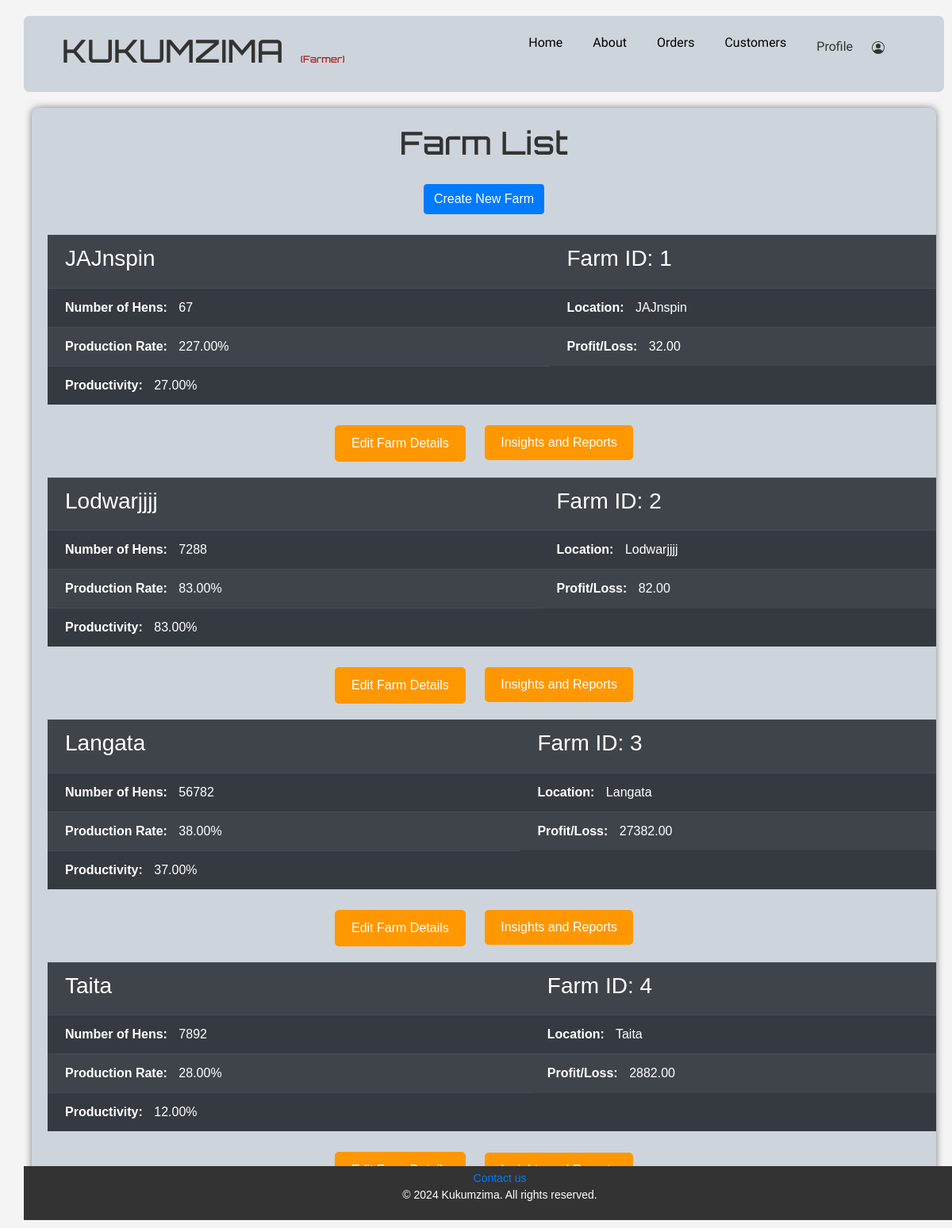
The page /farmers/farms/ on the database as committed earlier.
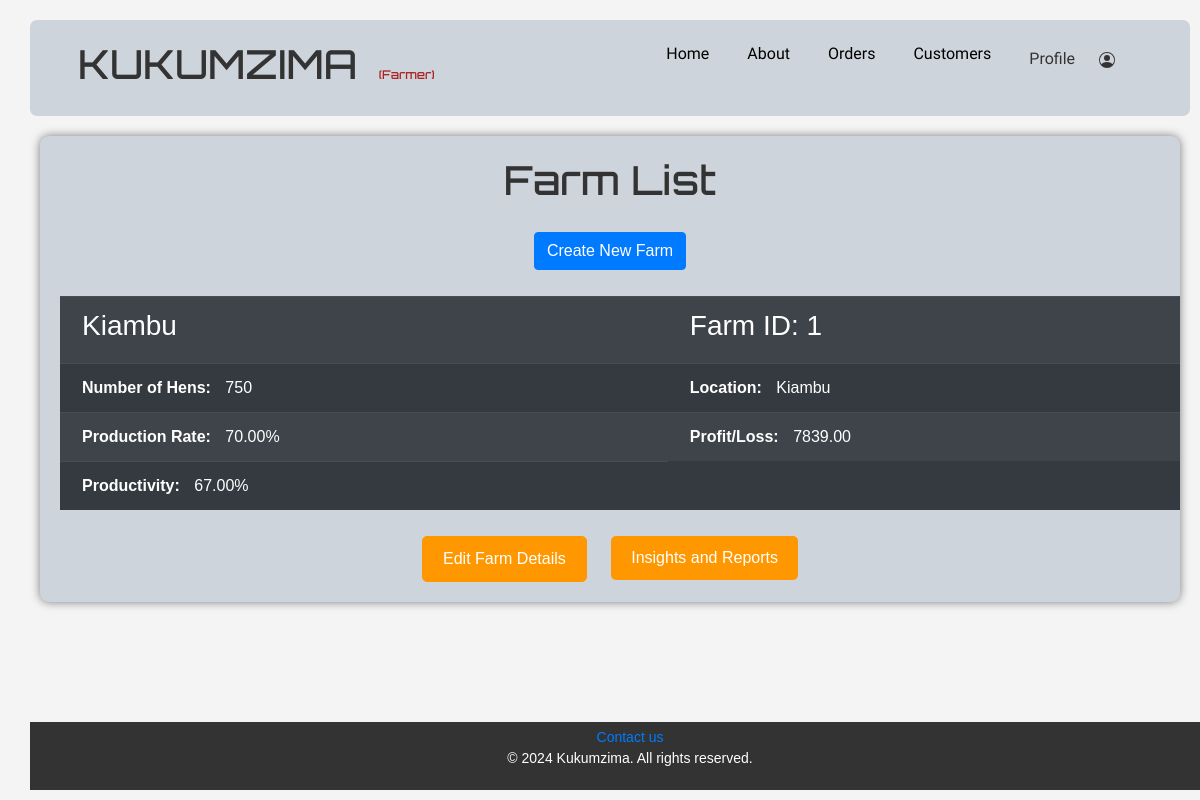
The same page on the database as committed later.
### farmers/models.py (models this page shows)
class Farm(models.Model):
    farmlocation = models.CharField(max_length=255)
    numberOfHens = models.IntegerField()
    productionRate = models.DecimalField(max_digits=5, decimal_places=2)
    profitLoss = models.DecimalField(max_digits=10, decimal_places=2)
    productivity = models.DecimalField(max_digits=5, decimal_places=2)
    farmer_detail = models.ForeignKey(FarmerDetail, on_delete=models.CASCADE)
    class Meta:
        db_table = "farm"

### farmers/views.py (the view)
# urls.py: path('farms/', views.farm_list, name='farm_list'),
def farm_list(request):
    farms = Farm.objects.all()
    return render(request, 'myapp/farm_list.html', {'farms': farms})

### farmers/templates/myapp/farm_list.html (shortened to what this page needs)
{% extends "myapp/base.html" %}
{% block content %}
<div class="container" id="farms">
    <h1>Farm List</h1>
    <a href="{% url 'farm_create' %}" class="btn btn-primary mb-3">Create New Farm</a>
    {% for farm in farms %}
    <table class="table table-dark table-striped">
        <tr>
            <th><h3>{{ farm.farmlocation }}</h3></th>
            <th><h3>Farm ID: {{ farm.id }}</h3></th>
        </tr>
        <tr>
            <td><strong>Number of Hens:</strong> {{ farm.numberOfHens }}</td>
            <td><strong>Location:</strong> {{ farm.farmlocation }}</td>
        </tr>
        <tr>
            <td><strong>Production Rate:</strong> {{ farm.productionRate }}%</td>
            <td><strong>Profit/Loss:</strong> {{ farm.profitLoss }}</td>
        </tr>
        <tr>
            <td><strong>Productivity:</strong> {{ farm.productivity }}%</td>
        </tr>
    </table>
    <a href="{% url 'farm_update' farm.pk %}" class="btn btn-orange">Edit Farm Details</a>
    <a href="{% url 'farm_detail' farm.pk %}" class="btn-orange" >Insights and Reports
    </a>
    {% endfor %}
</div>
{% endblock %}

Rows that differ between the two databases and show on the page:
removed Farm: farmlocation "Lodwarjjjj", id "2", numberOfHens "7288", productionRate "83.00", profitLoss "82.00", productivity "83.00"
removed Farm: farmlocation "Langata", id "3", numberOfHens "56782", productionRate "38.00", profitLoss "27382.00", productivity "37.00"
removed Farm: farmlocation "Taita", id "4", numberOfHens "7892", productionRate "28.00", profitLoss "2882.00", productivity "12.00"
changed Farm id 1: farmlocation "JAJnspin" → "Kiambu"; numberOfHens "67" → "750"; productionRate "227.00" → "70.00"; profitLoss "32.00" → "7839.00"; productivity "27.00" → "67.00"
